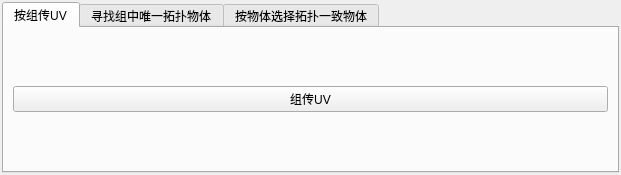
<?xml version="1.0" encoding="UTF-8"?>
<ui version="4.0">
 <class>Form</class>
 <widget class="QWidget" name="Form">
  <property name="geometry">
   <rect>
    <x>0</x>
    <y>0</y>
    <width>621</width>
    <height>175</height>
   </rect>
  </property>
  <property name="windowTitle">
   <string>LCA_UV_Tools</string>
  </property>
  <layout class="QHBoxLayout" name="horizontalLayout">
   <property name="margin">
    <number>2</number>
   </property>
   <item>
    <widget class="QTabWidget" name="tabWidget">
     <property name="mouseTracking">
      <bool>false</bool>
     </property>
     <property name="autoFillBackground">
      <bool>false</bool>
     </property>
     <property name="tabShape">
      <enum>QTabWidget::Rounded</enum>
     </property>
     <property name="currentIndex">
      <number>0</number>
     </property>
     <property name="documentMode">
      <bool>false</bool>
     </property>
     <property name="tabsClosable">
      <bool>false</bool>
     </property>
     <property name="movable">
      <bool>false</bool>
     </property>
     <widget class="QWidget" name="group_transfer_uv">
      <attribute name="title">
       <string>按组传UV</string>
      </attribute>
      <layout class="QVBoxLayout" name="verticalLayout_2">
       <item>
        <spacer name="verticalSpacer">
         <property name="orientation">
          <enum>Qt::Vertical</enum>
         </property>
         <property name="sizeHint" stdset="0">
          <size>
           <width>20</width>
           <height>120</height>
          </size>
         </property>
        </spacer>
       </item>
       <item>
        <widget class="QPushButton" name="group_teans_uv_button">
         <property name="toolTip">
          <string/>
         </property>
         <property name="statusTip">
          <string/>
         </property>
         <property name="text">
          <string>组传UV</string>
         </property>
        </widget>
       </item>
       <item>
        <spacer name="verticalSpacer_2">
         <property name="orientation">
          <enum>Qt::Vertical</enum>
         </property>
         <property name="sizeHint" stdset="0">
          <size>
           <width>20</width>
           <height>120</height>
          </size>
         </property>
        </spacer>
       </item>
      </layout>
     </widget>
     <widget class="QWidget" name="select_from_object">
      <attribute name="title">
       <string>寻找组中唯一拓扑物体</string>
      </attribute>
      <layout class="QHBoxLayout" name="horizontalLayout_2">
       <item>
        <layout class="QVBoxLayout" name="verticalLayout">
         <property name="bottomMargin">
          <number>0</number>
         </property>
         <item>
          <layout class="QHBoxLayout" name="horizontalLayout_3">
           <item>
            <widget class="QLabel" name="label">
             <property name="text">
              <string>指定组</string>
             </property>
            </widget>
           </item>
           <item>
            <widget class="QLineEdit" name="group_groupName">
             <property name="enabled">
              <bool>false</bool>
             </property>
             <property name="sizePolicy">
              <sizepolicy hsizetype="Expanding" vsizetype="Fixed">
               <horstretch>3</horstretch>
               <verstretch>0</verstretch>
              </sizepolicy>
             </property>
            </widget>
           </item>
           <item>
            <widget class="QPushButton" name="anylize_group_button">
             <property name="sizePolicy">
              <sizepolicy hsizetype="Minimum" vsizetype="Fixed">
               <horstretch>1</horstretch>
               <verstretch>0</verstretch>
              </sizepolicy>
             </property>
             <property name="text">
              <string>分析</string>
             </property>
            </widget>
           </item>
          </layout>
         </item>
         <item>
          <layout class="QHBoxLayout" name="horizontalLayout_5">
           <item>
            <widget class="QPushButton" name="select_same_in_group_button">
             <property name="text">
              <string>选择唯一物体</string>
             </property>
            </widget>
           </item>
          </layout>
         </item>
         <item>
          <layout class="QHBoxLayout" name="horizontalLayout_4">
           <item>
            <widget class="QPushButton" name="transfer_uv_group_button">
             <property name="text">
              <string>传递UV</string>
             </property>
            </widget>
           </item>
          </layout>
         </item>
         <item>
          <layout class="QHBoxLayout" name="horizontalLayout_10"/>
         </item>
        </layout>
       </item>
      </layout>
     </widget>
     <widget class="QWidget" name="select_from_group">
      <attribute name="title">
       <string>按物体选择拓扑一致物体</string>
      </attribute>
      <layout class="QHBoxLayout" name="horizontalLayout_6">
       <item>
        <layout class="QVBoxLayout" name="verticalLayout_3">
         <item>
          <layout class="QHBoxLayout" name="horizontalLayout_7">
           <item>
            <widget class="QLabel" name="label_2">
             <property name="text">
              <string>指定组</string>
             </property>
            </widget>
           </item>
           <item>
            <widget class="QLineEdit" name="groupName">
             <property name="enabled">
              <bool>false</bool>
             </property>
             <property name="sizePolicy">
              <sizepolicy hsizetype="Expanding" vsizetype="Fixed">
               <horstretch>0</horstretch>
               <verstretch>0</verstretch>
              </sizepolicy>
             </property>
             <property name="dragEnabled">
              <bool>true</bool>
             </property>
            </widget>
           </item>
          </layout>
         </item>
         <item>
          <layout class="QHBoxLayout" name="horizontalLayout_9">
           <item>
            <widget class="QPushButton" name="look_objects_by_topu_button">
             <property name="text">
              <string>寻找拓扑一致物体</string>
             </property>
            </widget>
           </item>
          </layout>
         </item>
         <item>
          <layout class="QHBoxLayout" name="horizontalLayout_8">
           <item>
            <widget class="QPushButton" name="transfer_uv_by_object_button">
             <property name="text">
              <string>传递UV</string>
             </property>
            </widget>
           </item>
          </layout>
         </item>
         <item>
          <layout class="QHBoxLayout" name="horizontalLayout_11"/>
         </item>
        </layout>
       </item>
      </layout>
     </widget>
    </widget>
   </item>
  </layout>
 </widget>
 <resources/>
 <connections/>
</ui>
